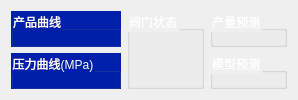
      <widget class="QWidget" name="curveTab">
       <attribute name="title">
        <string/>
       </attribute>
       <layout class="QHBoxLayout" name="horizontalLayout_11">
        <item>
         <layout class="QVBoxLayout" name="verticalLayout_9">
          <item>
           <widget class="QGroupBox" name="groupBox_5">
            <property name="styleSheet">
             <string notr="true">background-color: rgb(0, 31, 171);
color: rgb(255, 255, 255);</string>
            </property>
            <property name="title">
             <string>产品曲线</string>
            </property>
           </widget>
          </item>
          <item>
           <widget class="QGroupBox" name="groupBox_6">
            <property name="styleSheet">
             <string notr="true">background-color: rgb(0, 31, 171);
color: rgb(255, 255, 255);</string>
            </property>
            <property name="title">
             <string>压力曲线(MPa)</string>
            </property>
           </widget>
          </item>
         </layout>
        </item>
        <item>
         <widget class="QGroupBox" name="groupBox_9">
          <property name="styleSheet">
           <string notr="true">color: rgb(255, 255, 255);</string>
          </property>
          <property name="title">
           <string>阀门状态</string>
          </property>
         </widget>
        </item>
        <item>
         <layout class="QVBoxLayout" name="verticalLayout_10">
          <item>
           <widget class="QGroupBox" name="groupBox_8">
            <property name="styleSheet">
             <string notr="true">color: rgb(255, 255, 255);</string>
            </property>
            <property name="title">
             <string>产量预测</string>
            </property>
           </widget>
          </item>
          <item>
           <widget class="QGroupBox" name="groupBox_7">
            <property name="styleSheet">
             <string notr="true">color: rgb(255, 255, 255);</string>
            </property>
            <property name="title">
             <string>模型预测</string>
            </property>
           </widget>
          </item>
         </layout>
        </item>
       </layout>
      </widget>
